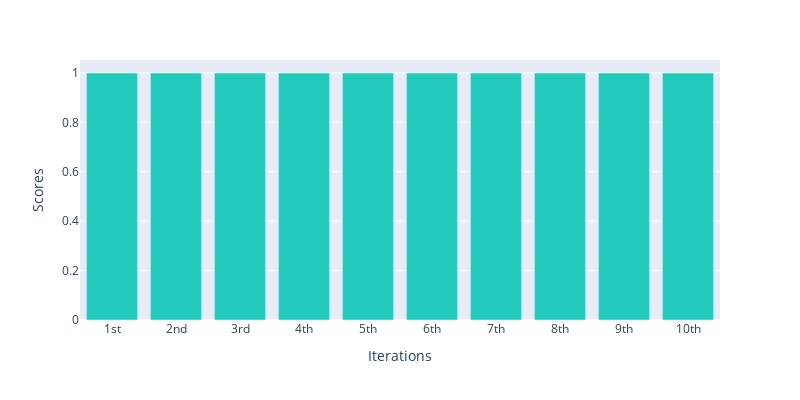

Notebook cell for this chart:
### Code cell


### Figure 1 — Plotly figure (JSON) as saved in the notebook; plotly's stock layout.template omitted (floating-point values rounded to 4 significant figures)
{"data": [{"alignmentgroup": "True", "hovertemplate": "x=%{x}<br>y=%{y}<extra></extra>", "legendgroup": "", "marker": {"color": "#23CBBF", "pattern": {"shape": ""}}, "name": "", "offsetgroup": "", "orientation": "v", "showlegend": false, "textposition": "auto", "type": "bar", "x": ["1st", "2nd", "3rd", "4th", "5th", "6th", "7th", "8th", "9th", "10th"], "xaxis": "x", "y": [0.9994, 0.9993, 0.9995, 0.9993, 0.9995, 0.9996, 0.9996, 0.9995, 0.9993, 0.9993], "yaxis": "y"}], "layout": {"barmode": "relative", "height": 400, "legend": {"tracegroupgap": 0}, "margin": {"t": 60}, "width": 800, "xaxis": {"anchor": "y", "domain": [0, 1], "title": {"text": "Iterations"}}, "yaxis": {"anchor": "x", "domain": [0, 1], "title": {"text": "Scores"}}}}
